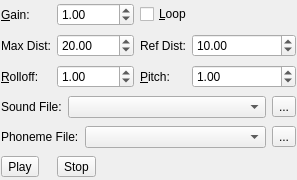
<ui version="4.0" >
 <class>SoundWidget</class>
 <widget class="QWidget" name="SoundWidget" >
  <property name="geometry" >
   <rect>
    <x>0</x>
    <y>0</y>
    <width>297</width>
    <height>180</height>
   </rect>
  </property>
  <property name="windowTitle" >
   <string>Form</string>
  </property>
  <layout class="QGridLayout" >
   <property name="margin" >
    <number>1</number>
   </property>
   <item row="0" column="0" >
    <widget class="QLabel" name="label_2" >
     <property name="text" >
      <string>&amp;Gain:</string>
     </property>
     <property name="buddy" >
      <cstring>m_gain</cstring>
     </property>
    </widget>
   </item>
   <item row="0" column="1" >
    <widget class="QDoubleSpinBox" name="m_gain" >
     <property name="toolTip" >
      <string>source gain
value should be positive</string>
     </property>
     <property name="whatsThis" >
      <string>source gain
value should be positive</string>
     </property>
     <property name="maximum" >
      <double>100.000000000000000</double>
     </property>
     <property name="value" >
      <double>1.000000000000000</double>
     </property>
    </widget>
   </item>
   <item row="0" column="2" colspan="2" >
    <widget class="QCheckBox" name="m_loop" >
     <property name="text" >
      <string>&amp;Loop</string>
     </property>
    </widget>
   </item>
   <item row="1" column="0" >
    <widget class="QLabel" name="label_3" >
     <property name="sizePolicy" >
      <sizepolicy vsizetype="Preferred" hsizetype="Fixed" >
       <horstretch>0</horstretch>
       <verstretch>0</verstretch>
      </sizepolicy>
     </property>
     <property name="text" >
      <string>Max Dist:</string>
     </property>
    </widget>
   </item>
   <item row="1" column="1" >
    <widget class="QDoubleSpinBox" name="m_maxDist" >
     <property name="toolTip" >
      <string>used with the Inverse Clamped Distance Model
to set the distance where there will no longer be
any attenuation of the source</string>
     </property>
     <property name="whatsThis" >
      <string>used with the Inverse Clamped Distance Model
to set the distance where there will no longer be
any attenuation of the source</string>
     </property>
     <property name="minimum" >
      <double>0.200000000000000</double>
     </property>
     <property name="maximum" >
      <double>10000.000000000000000</double>
     </property>
     <property name="value" >
      <double>20.000000000000000</double>
     </property>
    </widget>
   </item>
   <item row="1" column="2" >
    <widget class="QLabel" name="label_4" >
     <property name="sizePolicy" >
      <sizepolicy vsizetype="Preferred" hsizetype="Fixed" >
       <horstretch>0</horstretch>
       <verstretch>0</verstretch>
      </sizepolicy>
     </property>
     <property name="text" >
      <string>Ref Dist:</string>
     </property>
    </widget>
   </item>
   <item row="1" column="3" >
    <widget class="QDoubleSpinBox" name="m_refDist" >
     <property name="toolTip" >
      <string>the distance under which the volume for the
source would normally drop by half (before&#xd; being influenced by rolloff factor or
AL_MAX_DISTANCE)</string>
     </property>
     <property name="statusTip" >
      <string/>
     </property>
     <property name="whatsThis" >
      <string>the distance under which the volume for the
source would normally drop by half (before&#xd; being influenced by rolloff factor or
AL_MAX_DISTANCE)</string>
     </property>
     <property name="minimum" >
      <double>0.100000000000000</double>
     </property>
     <property name="maximum" >
      <double>9999.000000000000000</double>
     </property>
     <property name="value" >
      <double>10.000000000000000</double>
     </property>
    </widget>
   </item>
   <item row="2" column="0" >
    <widget class="QLabel" name="m_labelRolloff" >
     <property name="text" >
      <string>&amp;Rolloff:</string>
     </property>
     <property name="buddy" >
      <cstring>m_rolloff</cstring>
     </property>
    </widget>
   </item>
   <item row="2" column="1" >
    <widget class="QDoubleSpinBox" name="m_rolloff" >
     <property name="toolTip" >
      <string>the rolloff rate for the source
default is 1.0</string>
     </property>
     <property name="whatsThis" >
      <string>the rolloff rate for the source
default is 1.0</string>
     </property>
     <property name="minimum" >
      <double>0.000000000000000</double>
     </property>
     <property name="maximum" >
      <double>100.000000000000000</double>
     </property>
     <property name="value" >
      <double>1.000000000000000</double>
     </property>
    </widget>
   </item>
   <item row="2" column="2" >
    <widget class="QLabel" name="label_6" >
     <property name="text" >
      <string>&amp;Pitch:</string>
     </property>
     <property name="buddy" >
      <cstring>m_pitch</cstring>
     </property>
    </widget>
   </item>
   <item row="2" column="3" >
    <widget class="QDoubleSpinBox" name="m_pitch" >
     <property name="toolTip" >
      <string>pitch multiplier
always positive</string>
     </property>
     <property name="whatsThis" >
      <string>pitch multiplier
always positive</string>
     </property>
     <property name="maximum" >
      <double>1000.000000000000000</double>
     </property>
     <property name="value" >
      <double>1.000000000000000</double>
     </property>
    </widget>
   </item>
   <item row="3" column="0" colspan="4" >
    <layout class="QHBoxLayout" >
     <item>
      <widget class="QLabel" name="label" >
       <property name="sizePolicy" >
        <sizepolicy vsizetype="Preferred" hsizetype="Fixed" >
         <horstretch>0</horstretch>
         <verstretch>0</verstretch>
        </sizepolicy>
       </property>
       <property name="text" >
        <string>Sound File:</string>
       </property>
      </widget>
     </item>
     <item>
      <widget class="QComboBox" name="m_soundFile" >
       <property name="sizePolicy" >
        <sizepolicy vsizetype="Fixed" hsizetype="Expanding" >
         <horstretch>0</horstretch>
         <verstretch>0</verstretch>
        </sizepolicy>
       </property>
      </widget>
     </item>
     <item>
      <widget class="QToolButton" name="m_importSound" >
       <property name="toolTip" >
        <string>Import a new sound file into the sound directory of the current scene</string>
       </property>
       <property name="statusTip" >
        <string>Import a new sound file into the sound directory of the current scene</string>
       </property>
       <property name="text" >
        <string>...</string>
       </property>
      </widget>
     </item>
    </layout>
   </item>
   <item row="6" column="0" >
    <widget class="QToolButton" name="m_playButton" >
     <property name="text" >
      <string>Play</string>
     </property>
    </widget>
   </item>
   <item row="6" column="1" >
    <widget class="QToolButton" name="m_stopButton" >
     <property name="text" >
      <string>Stop</string>
     </property>
    </widget>
   </item>
   <item row="5" column="0" colspan="4" >
    <layout class="QHBoxLayout" name="_2" >
     <item>
      <widget class="QLabel" name="label_5" >
       <property name="sizePolicy" >
        <sizepolicy vsizetype="Preferred" hsizetype="Fixed" >
         <horstretch>0</horstretch>
         <verstretch>0</verstretch>
        </sizepolicy>
       </property>
       <property name="text" >
        <string>Phoneme File:</string>
       </property>
      </widget>
     </item>
     <item>
      <widget class="QComboBox" name="m_phonemeFile" >
       <property name="sizePolicy" >
        <sizepolicy vsizetype="Fixed" hsizetype="Expanding" >
         <horstretch>0</horstretch>
         <verstretch>0</verstretch>
        </sizepolicy>
       </property>
      </widget>
     </item>
     <item>
      <widget class="QToolButton" name="m_importPhoneme" >
       <property name="text" >
        <string>...</string>
       </property>
      </widget>
     </item>
    </layout>
   </item>
  </layout>
 </widget>
 <resources/>
 <connections/>
</ui>
